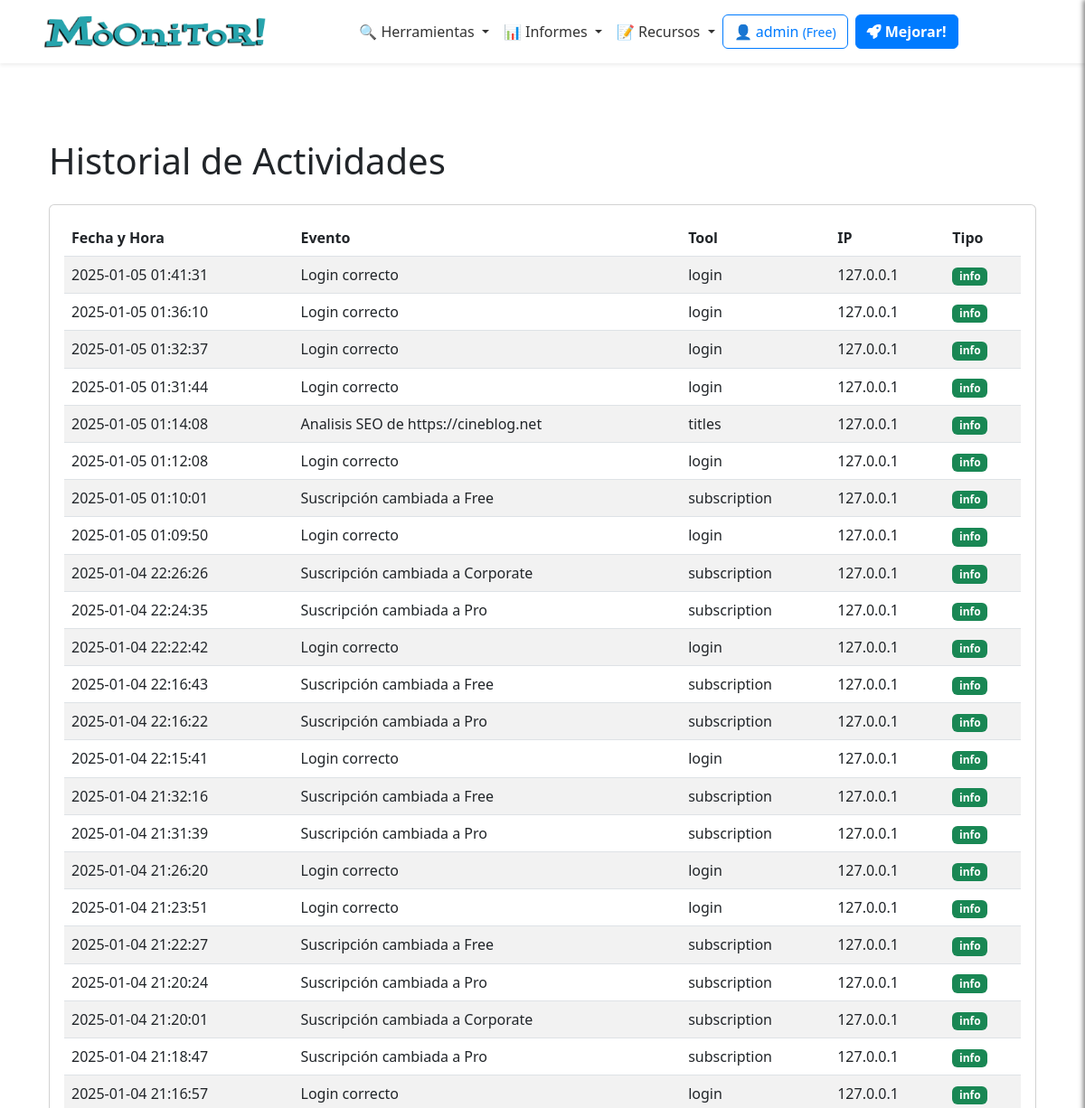
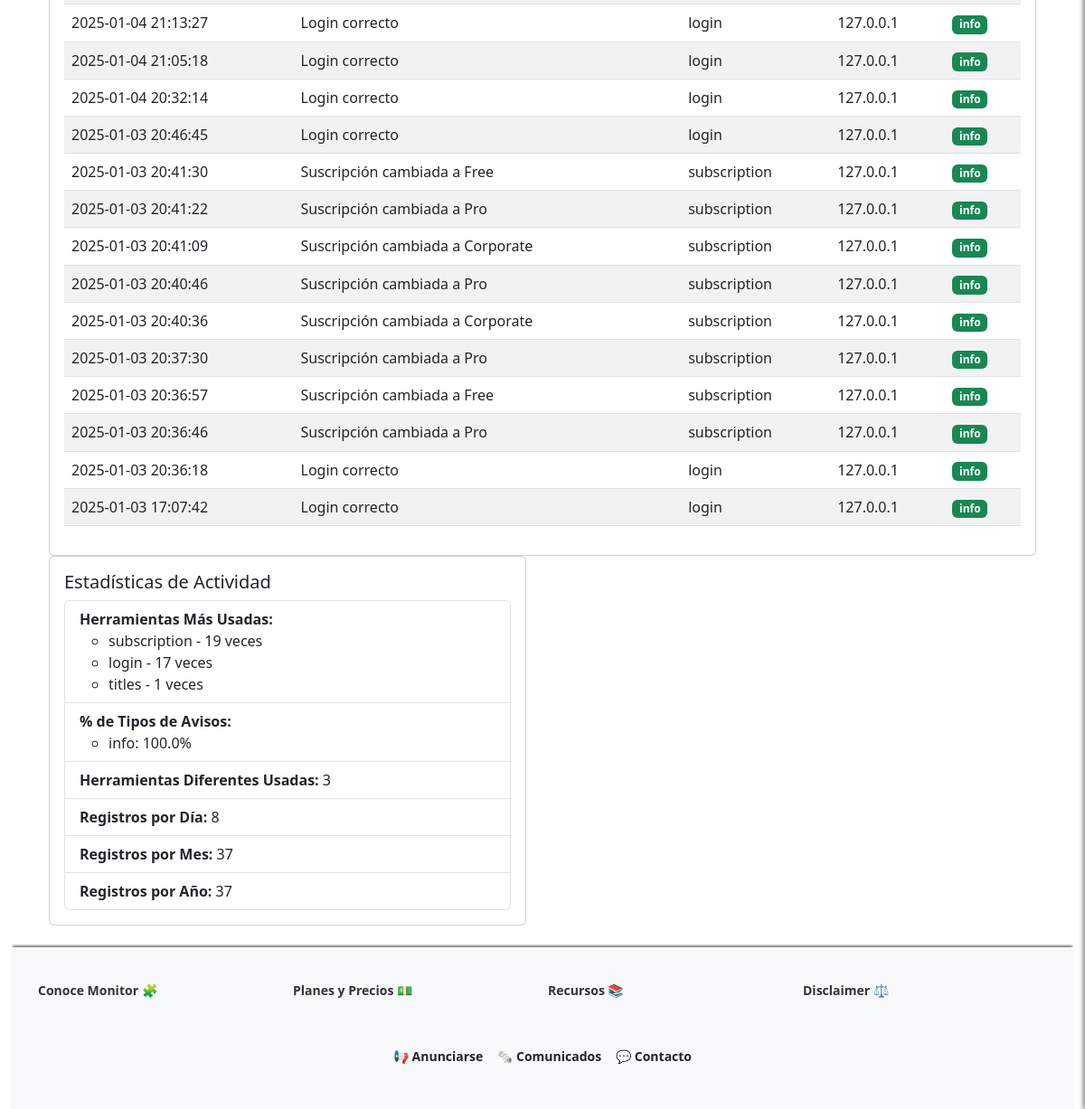
Page /profile/logs (signed in) on the committed database (2 pictures, top to bottom).
### app/models/user_model.py (models this page shows, shortened)
class Users(UserMixin, db.Model):
    __tablename__ = 'Users'
    id = db.Column(db.Integer, primary_key=True)
    username = db.Column(db.String(80), unique=True, nullable=False)
    email = db.Column(db.String(120), unique=True, nullable=False)
    password_hash = db.Column(db.String(255), nullable=False)
    token = db.Column(db.String(255), index=True, unique=True)
    active = db.Column(db.Boolean, default=False)
    registered_on = db.Column(db.DateTime, nullable=False, default=datetime.datetime.utcnow)
    config = db.Column(JSONType)
    role = db.Column(db.String(20), nullable=False, default='usuario')
    subscription_plan = db.Column(Enum('Free', 'Pro', 'Corporate', name='subscription_plans'), default='Free')
    subscription_currency = db.Column(db.String(3), default='USD')  # ISO currency codes (e.g., USD, EUR)
    subscription_expiration = db.Column(db.DateTime, nullable=True)
    subscription_frequency = db.Column(Enum('Monthly', 'Annually', name='subscription_frequency'), default='Monthly')
    primary_payment = db.Column(JSONType, nullable=True)  # IBAN, SWIFT, etc.
    secondary_payment = db.Column(JSONType, nullable=True)
    transactions = db.relationship('Transaction', backref='user', lazy=True)

class UserLog(db.Model):
    __tablename__ = 'UserLogs'
    id = db.Column(db.Integer, primary_key=True)
    user_id = db.Column(db.Integer, db.ForeignKey('Users.id'), nullable=False)
    username = db.Column(db.String(80), nullable=False)
    event = db.Column(db.String(255), nullable=False)  # Description of the event
    tool = db.Column(db.String(255), nullable=False)  # Tool used
    timestamp = db.Column(db.DateTime, nullable=False, default=datetime.datetime.utcnow)
    ip_address = db.Column(db.String(45), nullable=False)  # Supports IPv4/IPv6
    log_type = db.Column(Enum('info', 'warn', 'err', name='log_types'), nullable=False)

### app/views/user_views.py (the view)
@app.route('/profile/logs')
@login_required
def view_logs():
    breadcrumbs = [{'url': '/profile', 'text': 'Perfil'}, {'url': '/profile/logs', 'text': 'Historial de Actividades'}]
    logs = UserLog.query.filter_by(user_id=current_user.id).order_by(UserLog.timestamp.desc()).all()
    stats = calculate_log_statistics(logs)
    return render_template('user/view_logs.html', logs=logs, stats=stats, breadcrumbs=breadcrumbs)

### app/__init__.py (called while the page is built)
@app.context_processor
def inject_sidebar_info():
    return dict(is_admin=current_user.is_authenticated and current_user.role == 'admin')

@app.context_processor
def inject_breadcrumb():
    breadcrumbs = [
        {'url': '/', 'text': 'Inicio'},
        {'url': '/profile', 'text': 'Opcion 1'},
        {'url': '/profile/edit', 'text': 'Sub opcion 1'}
    ]
    return {'breadcrumbs': breadcrumbs}

@app.context_processor
def inject_grouped_tools():
    grouped_tools = {}
    for category, tools_in_category in groupby(sorted(tools, key=itemgetter('category')), key=itemgetter('category')):
        subcategories = {}
        for subcategory, tools_in_subcategory in groupby(sorted(tools_in_category, key=itemgetter('subcategory')), key=itemgetter('subcategory')):
            subcategories[subcategory] = list(tools_in_subcategory)
        grouped_tools[category] = subcategories
    return dict(grouped_tools=grouped_tools)

@login_manager.user_loader
def load_user(user_id):
    return Users.query.get(int(user_id))

### app/templates/user/view_logs.html (shortened to what this page needs)
{% extends 'base.html' %}
{% block content %}
<div class="container">
  <h1 class="my-4">Historial de Actividades</h1>
  <div class="card">
    <div class="card-body">
      {% if logs %}
      <table id="logsTable" class="table table-striped">
        <thead>
          <tr>
            <th>Fecha y Hora</th>
            <th>Evento</th>
            <th>Tool</th>
            <th>IP</th>
            <th>Tipo</th>
          </tr>
        </thead>
        <tbody>
          {% for log in logs %}
          <tr>
            <td>{{ log.timestamp.strftime('%Y-%m-%d %H:%M:%S') }}</td>
            <td>{{ log.event }}</td>
            <td>{{ log.tool }}</td>
            <td>{{ log.ip_address }}</td>
            <td>
              <span class="badge {% if log.log_type == 'info' %}bg-success{% elif log.log_type == 'warn' %}bg-warning{% else %}bg-danger{% endif %}">
                {{ log.log_type }}
              </span>
            </td>
          </tr>
          {% endfor %}
        </tbody>
      </table>
      {% else %}
      <p>No hay registros de actividad disponibles.</p>
      {% endif %}
    </div>
  </div>
    <div class="row mb-4">
        <div class="col-md-6">
          <div class="card">
            <div class="card-body">
              <h5 class="card-title">Estadísticas de Actividad</h5>
              <ul class="list-group">
                <li class="list-group-item">
                  <strong>Herramientas Más Usadas:</strong>
                  <ul>
                    {% for tool, count in stats['most_used_tools'] %}
                    <li>{{ tool }} - {{ count }} veces</li>
                    {% endfor %}
                  </ul>
                </li>
                <li class="list-group-item">
                  <strong>% de Tipos de Avisos:</strong>
                  <ul>
                    {% for log_type, percentage in stats['log_type_percentages'].items() %}
                    <li>{{ log_type }}: {{ percentage|round(2) }}%</li>
                    {% endfor %}
                  </ul>
                </li>
                <li class="list-group-item">
                  <strong>Herramientas Diferentes Usadas:</strong> {{ stats['unique_tools'] }}
                </li>
                <li class="list-group-item">
                  <strong>Registros por Día:</strong> {{ stats['logs_per_day'] }}
                </li>
                <li class="list-group-item">
                  <strong>Registros por Mes:</strong> {{ stats['logs_per_month'] }}
                </li>
                <li class="list-group-item">
                  <strong>Registros por Año:</strong> {{ stats['logs_per_year'] }}
                </li>
              </ul>
            </div>
          </div>
        </div>
      </div>
</div>
{% endblock %}

### app/templates/inc/navbar.html (shortened to what this page needs)
<nav class="navbar navbar-expand-lg navbar-light bg-white shadow-sm">
  <div class="container">
    <a class="navbar-brand mx-auto" href="{{ url_for('index') }}">
      <img src="{{ url_for('static', filename='logo.png') }}" alt="Logo" height="50"
        class="d-inline-block align-text-top">
    </a>
    <div class="collapse navbar-collapse justify-content-center" id="navbarNav">
      <ul class="navbar-nav align-items-center">
        <li class="nav-item dropdown">
          <a class="nav-link dropdown-toggle" href="#" id="domainDnsDropdown" role="button" data-bs-toggle="dropdown"
            aria-expanded="false">
            🔍 Herramientas
          </a>
        </li>
        <li class="nav-item dropdown">
          <a class="nav-link dropdown-toggle" href="#" id="domainDnsDropdown" role="button" data-bs-toggle="dropdown"
            aria-expanded="false">
            📊 Informes
          </a>
        </li>
        <li class="nav-item dropdown">
          <a class="nav-link dropdown-toggle" href="#" id="domainDnsDropdown" role="button" data-bs-toggle="dropdown"
            aria-expanded="false">
            📝 Recursos
          </a>
        </li>
      </ul>
    <div class="d-flex flex-column flex-sm-row align-items-center justify-content-center ms-0 mb-3 mt-3">
      {% if current_user.is_authenticated %}
          <a href="/dashboard" class="btn btn-outline-primary mb-2 mb-sm-0 me-sm-2">
              <span class="item-responsive">👤 {{ current_user.username }}
                  <small>({{ current_user.subscription_plan }})</small>
              </span>
          </a>
          {% if current_user.subscription_plan == "Free" %}
              <a class="btn btn-primary mb-2 mb-sm-0 me-sm-2 text-decoration-none fw-semibold" href="{{ url_for('edit_subscription') }}">
                  <i class="fa-solid fa-rocket"></i> Mejorar!
              </a>
          {% elif current_user.subscription_plan == "Pro" %}
              <a class="btn btn-primary mb-2 mb-sm-0 me-sm-2 text-decoration-none fw-semibold" href="{{ url_for('edit_subscription') }}">
                  <i class="fa-solid fa-crown"></i> Probar Corporate!
              </a>
          {% endif %}
      {% endif %}
  </div>
    </div>
  </div>
</nav>

### app/static/css/style.css (style rules this page uses)
:root { --primary-color: #007bff; --secondary-color: #6c757d; --background-color: #f8f9fa; --text-color: #212529; --info-color: #7c71c5; --navbar-background: white; --navbar-shadow: 0 4px 2px -2px rgba(0, 0, 0, 0.1); --navbar-link: #333; --white: #fff; --featured-column: #f9f9f9; --menu-header: #000; --menu-separator: #ccc; }
body { display: flex; flex-direction: column; min-height: 100vh; background-image: url('https://ciberpunk.es/wp-content/uploads/2020/12/finance4-section-bg2.png'); background-repeat: repeat-y; background-blend-mode: normal; }
.navbar { background-color: var(--navbar-background); box-shadow: var(--navbar-shadow); width: 100%; display: block; padding: 0; box-shadow: var(--navbar-shadow); position: relative; }
.navbar-nav .nav-link { color: var(--navbar-link); }
.btn-primary { background-color: var(--primary-color); border-color: var(--primary-color); }
.btn-outline-primary { border-color: var(--primary-color); color: var(--primary-color); }
.row { margin-right: 0 !important; }

### rows in the picture
Users: username "admin", subscription_plan "Free"
UserLog: timestamp "2025-01-05 01:41:31", event "Login correcto", tool "login", ip_address "127.0.0.1", log_type "info", count "17"
UserLog: timestamp "2025-01-05 01:36:10", event "Login correcto", tool "login", ip_address "127.0.0.1", log_type "info"
UserLog: timestamp "2025-01-05 01:32:37", event "Login correcto", tool "login", ip_address "127.0.0.1", log_type "info"
UserLog: timestamp "2025-01-05 01:31:44", event "Login correcto", tool "login", ip_address "127.0.0.1", log_type "info"
UserLog: timestamp "2025-01-05 01:14:08", event "Analisis SEO de https://cineblog.net", tool "titles", ip_address "127.0.0.1", log_type "info", user "1"
UserLog: timestamp "2025-01-05 01:12:08", event "Login correcto", tool "login", ip_address "127.0.0.1", log_type "info"
UserLog: timestamp "2025-01-05 01:10:01", event "Suscripción cambiada a Free", tool "subscription", ip_address "127.0.0.1", log_type "info", count "19"
UserLog: timestamp "2025-01-05 01:09:50", event "Login correcto", tool "login", ip_address "127.0.0.1", log_type "info"
UserLog: timestamp "2025-01-04 22:26:26", event "Suscripción cambiada a Corporate", tool "subscription", ip_address "127.0.0.1", log_type "info"
UserLog: timestamp "2025-01-04 22:24:35", event "Suscripción cambiada a Pro", tool "subscription", ip_address "127.0.0.1", log_type "info"
UserLog: timestamp "2025-01-04 22:22:42", event "Login correcto", tool "login", ip_address "127.0.0.1", log_type "info"
UserLog: timestamp "2025-01-04 22:16:43", event "Suscripción cambiada a Free", tool "subscription", ip_address "127.0.0.1", log_type "info"
UserLog: timestamp "2025-01-04 22:16:22", event "Suscripción cambiada a Pro", tool "subscription", ip_address "127.0.0.1", log_type "info"
UserLog: timestamp "2025-01-04 22:15:41", event "Login correcto", tool "login", ip_address "127.0.0.1", log_type "info"
UserLog: timestamp "2025-01-04 21:32:16", event "Suscripción cambiada a Free", tool "subscription", ip_address "127.0.0.1", log_type "info"
UserLog: timestamp "2025-01-04 21:31:39", event "Suscripción cambiada a Pro", tool "subscription", ip_address "127.0.0.1", log_type "info"
UserLog: timestamp "2025-01-04 21:26:20", event "Login correcto", tool "login", ip_address "127.0.0.1", log_type "info"
UserLog: timestamp "2025-01-04 21:23:51", event "Login correcto", tool "login", ip_address "127.0.0.1", log_type "info"
UserLog: timestamp "2025-01-04 21:22:27", event "Suscripción cambiada a Free", tool "subscription", ip_address "127.0.0.1", log_type "info"
UserLog: timestamp "2025-01-04 21:20:24", event "Suscripción cambiada a Pro", tool "subscription", ip_address "127.0.0.1", log_type "info"
UserLog: timestamp "2025-01-04 21:20:01", event "Suscripción cambiada a Corporate", tool "subscription", ip_address "127.0.0.1", log_type "info"
UserLog: timestamp "2025-01-04 21:18:47", event "Suscripción cambiada a Pro", tool "subscription", ip_address "127.0.0.1", log_type "info"
UserLog: timestamp "2025-01-04 21:16:57", event "Login correcto", tool "login", ip_address "127.0.0.1", log_type "info"
UserLog: timestamp "2025-01-04 21:13:27", event "Login correcto", tool "login", ip_address "127.0.0.1", log_type "info"
UserLog: timestamp "2025-01-04 21:05:18", event "Login correcto", tool "login", ip_address "127.0.0.1", log_type "info"
UserLog: timestamp "2025-01-04 20:32:14", event "Login correcto", tool "login", ip_address "127.0.0.1", log_type "info"
UserLog: timestamp "2025-01-03 20:46:45", event "Login correcto", tool "login", ip_address "127.0.0.1", log_type "info"
UserLog: timestamp "2025-01-03 20:41:30", event "Suscripción cambiada a Free", tool "subscription", ip_address "127.0.0.1", log_type "info"
UserLog: timestamp "2025-01-03 20:41:22", event "Suscripción cambiada a Pro", tool "subscription", ip_address "127.0.0.1", log_type "info"
UserLog: timestamp "2025-01-03 20:41:09", event "Suscripción cambiada a Corporate", tool "subscription", ip_address "127.0.0.1", log_type "info"
UserLog: timestamp "2025-01-03 20:40:46", event "Suscripción cambiada a Pro", tool "subscription", ip_address "127.0.0.1", log_type "info"
UserLog: timestamp "2025-01-03 20:40:36", event "Suscripción cambiada a Corporate", tool "subscription", ip_address "127.0.0.1", log_type "info"
UserLog: timestamp "2025-01-03 20:37:30", event "Suscripción cambiada a Pro", tool "subscription", ip_address "127.0.0.1", log_type "info"
UserLog: timestamp "2025-01-03 20:36:57", event "Suscripción cambiada a Free", tool "subscription", ip_address "127.0.0.1", log_type "info"
UserLog: timestamp "2025-01-03 20:36:46", event "Suscripción cambiada a Pro", tool "subscription", ip_address "127.0.0.1", log_type "info"
UserLog: timestamp "2025-01-03 20:36:18", event "Login correcto", tool "login", ip_address "127.0.0.1", log_type "info"
UserLog: timestamp "2025-01-03 17:07:42", event "Login correcto", tool "login", ip_address "127.0.0.1", log_type "info"

### other values in the picture
{{ log_type }} "info"
{{ percentage|round(2) }} "100.0"
{{ stats['unique_tools'] }} "3"
{{ stats['logs_per_day'] }} "8"
{{ stats['logs_per_month'] }} "37"
{{ stats['logs_per_year'] }} "37"
